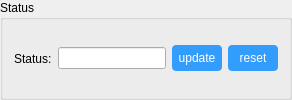
          <widget class="QGroupBox" name="groupBox_state">
           <property name="title">
            <string>Status</string>
           </property>
           <layout class="QHBoxLayout" name="horizontalLayout_14">
            <item>
             <widget class="QLabel" name="label_11">
              <property name="text">
               <string>Status:</string>
              </property>
             </widget>
            </item>
            <item>
             <widget class="QLineEdit" name="lineEdit_status">
              <property name="sizePolicy">
               <sizepolicy hsizetype="Expanding" vsizetype="Fixed">
                <horstretch>0</horstretch>
                <verstretch>0</verstretch>
               </sizepolicy>
              </property>
              <property name="toolTip">
               <string>device state</string>
              </property>
              <property name="readOnly">
               <bool>true</bool>
              </property>
             </widget>
            </item>
            <item>
             <widget class="QPushButton" name="btn_statusUpdate">
              <property name="sizePolicy">
               <sizepolicy hsizetype="Fixed" vsizetype="Fixed">
                <horstretch>0</horstretch>
                <verstretch>0</verstretch>
               </sizepolicy>
              </property>
              <property name="minimumSize">
               <size>
                <width>50</width>
                <height>26</height>
               </size>
              </property>
              <property name="toolTip">
               <string>get latest state</string>
              </property>
              <property name="styleSheet">
               <string notr="true">QPushButton{border-radius: 4px;background-color: rgb(50, 157, 253);color: white;}QPushButton:hover{background-color: rgb(29, 148, 255);}
QPushButton:pressed{background-color: rgb(10, 139, 255);}
QPushButton:disabled{background-color: lightgray;}</string>
              </property>
              <property name="text">
               <string>update</string>
              </property>
             </widget>
            </item>
            <item>
             <widget class="QPushButton" name="btn_statusReset">
              <property name="sizePolicy">
               <sizepolicy hsizetype="Fixed" vsizetype="Fixed">
                <horstretch>0</horstretch>
                <verstretch>0</verstretch>
               </sizepolicy>
              </property>
              <property name="minimumSize">
               <size>
                <width>50</width>
                <height>26</height>
               </size>
              </property>
              <property name="toolTip">
               <string>reset status</string>
              </property>
              <property name="styleSheet">
               <string notr="true">QPushButton{border-radius: 4px;background-color: rgb(50, 157, 253);color: white;}QPushButton:hover{background-color: rgb(29, 148, 255);}
QPushButton:pressed{background-color: rgb(10, 139, 255);}
QPushButton:disabled{background-color: lightgray;}</string>
              </property>
              <property name="text">
               <string>reset</string>
              </property>
             </widget>
            </item>
           </layout>
          </widget>
